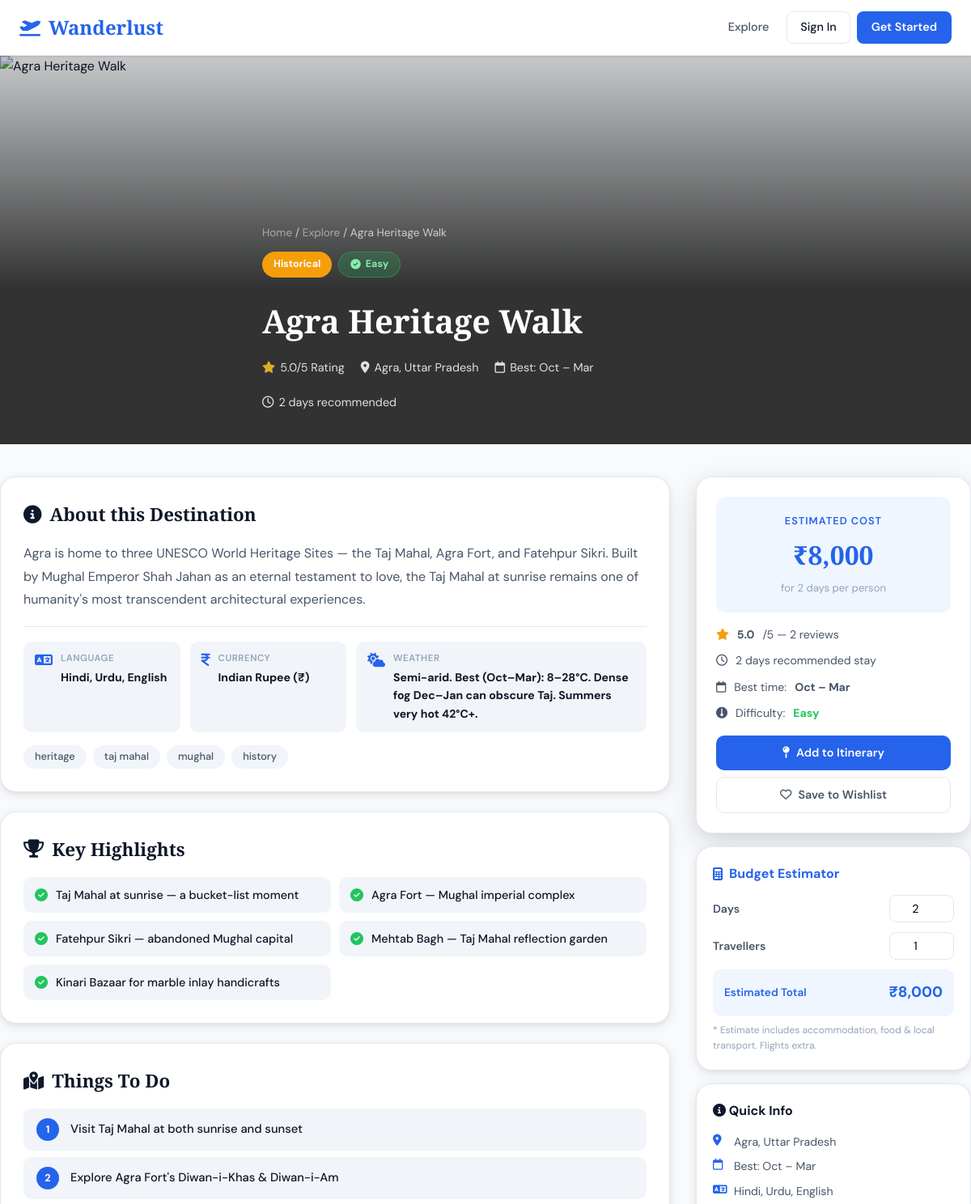
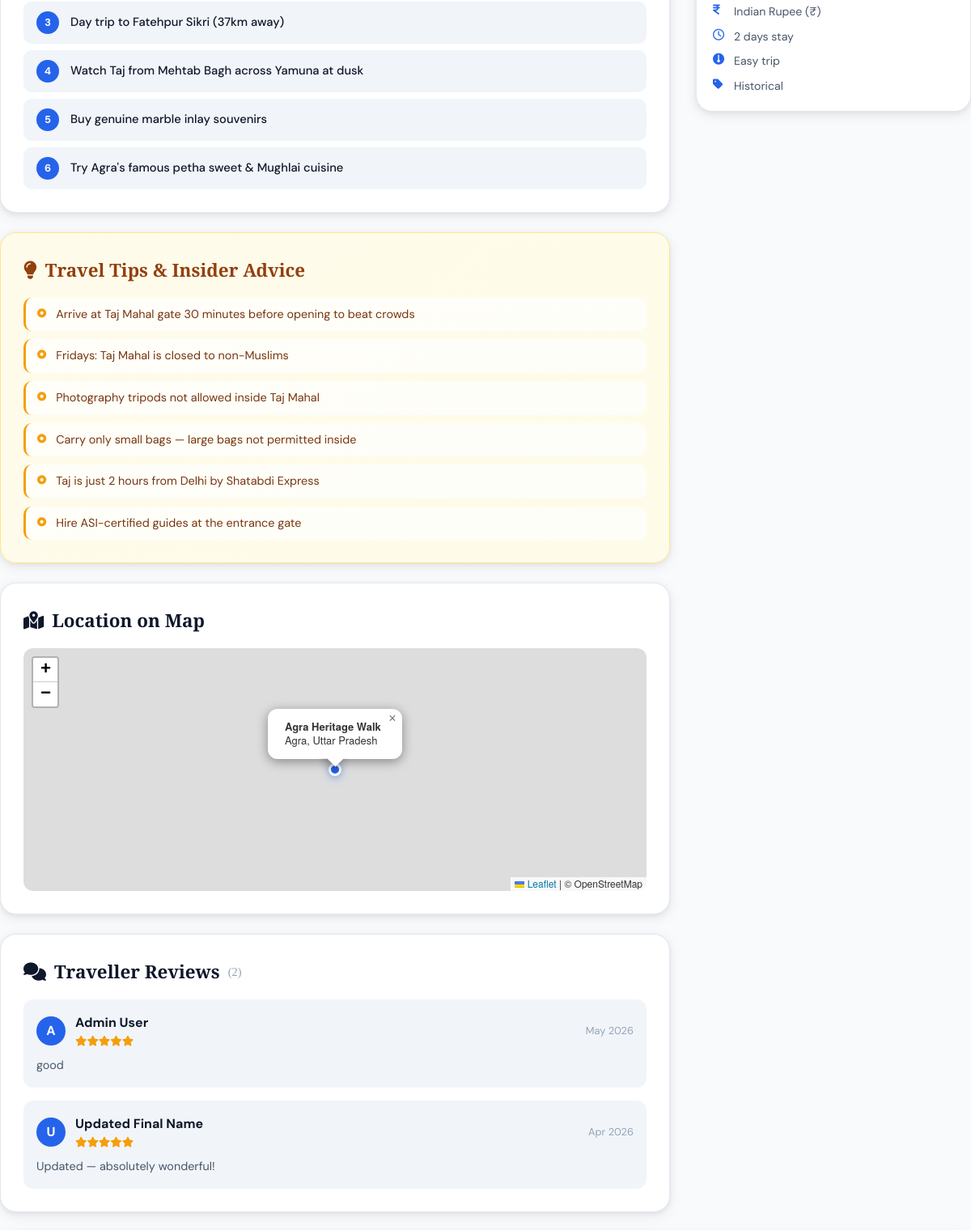
The page /destination/7 (upper part) on the database as committed earlier (2 pictures, top to bottom).
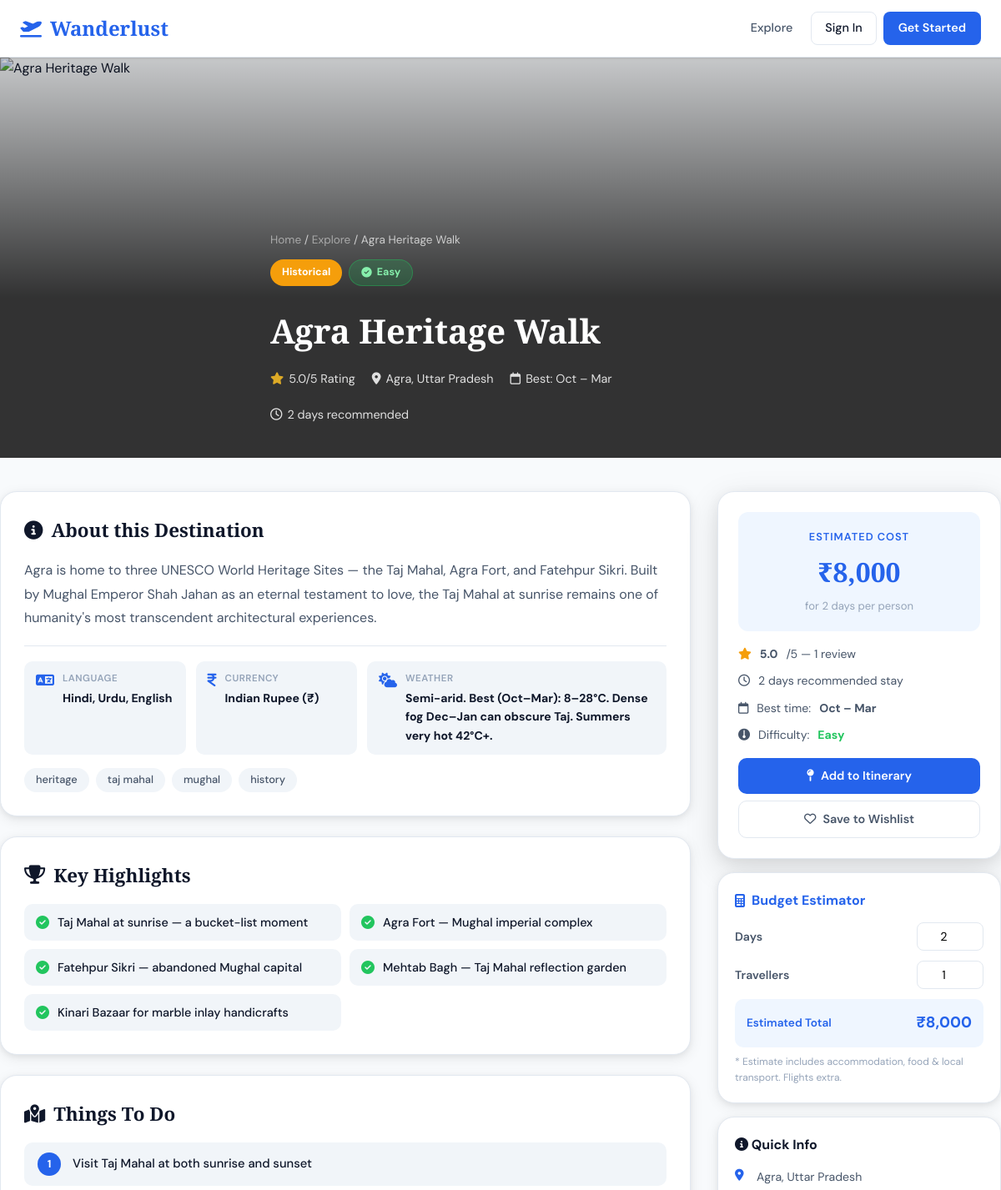
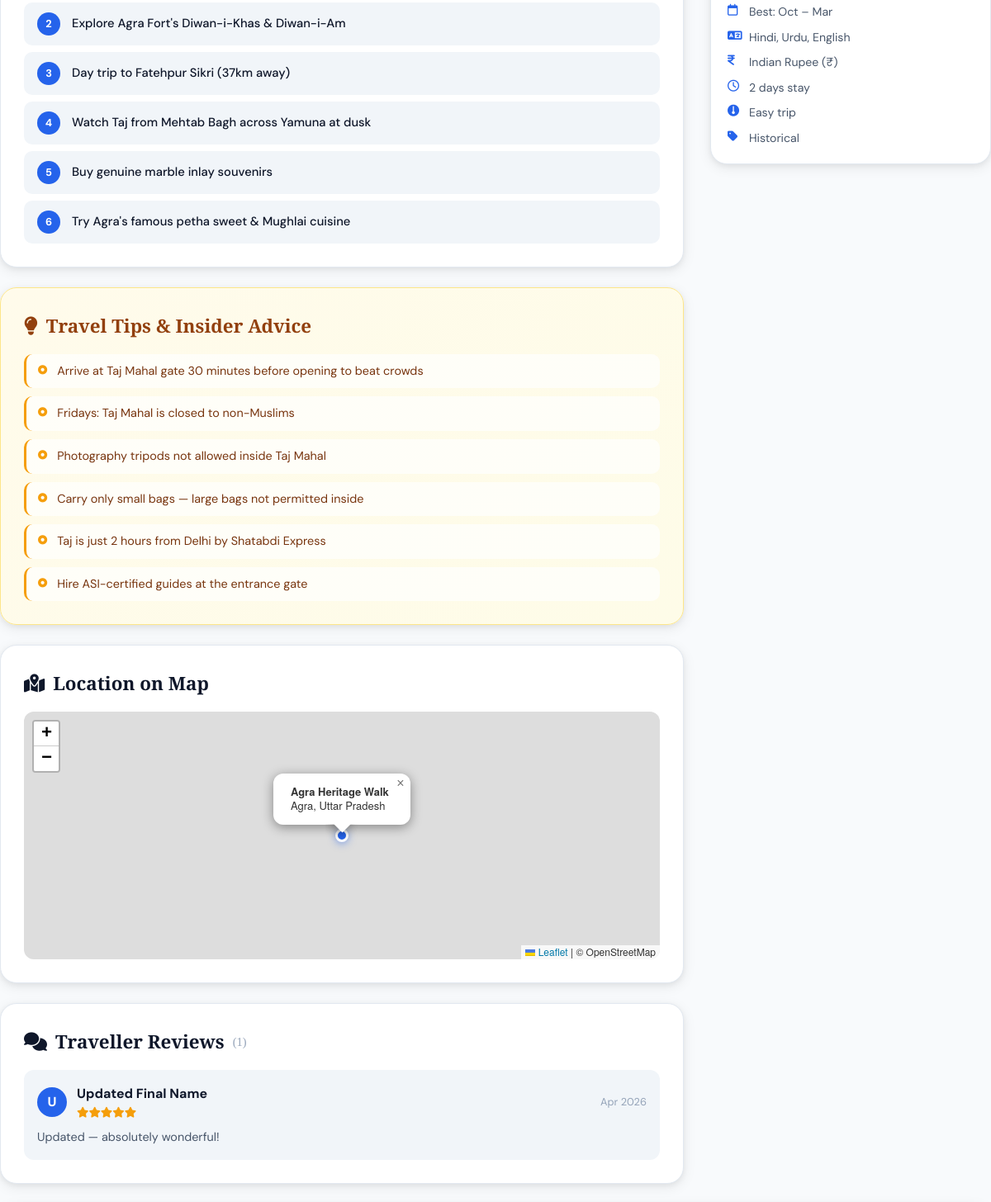
The same page on the database as committed later (2 pictures, top to bottom).
### app.py (models this page shows, shortened)
class Review(db.Model):
    __tablename__  = 'reviews'
    id             = db.Column(db.Integer, primary_key=True)
    user_id        = db.Column(db.Integer, db.ForeignKey('users.id'),        nullable=False)
    destination_id = db.Column(db.Integer, db.ForeignKey('destinations.id'), nullable=False)
    rating         = db.Column(db.Integer, nullable=False)
    comment        = db.Column(db.Text)
    created_at     = db.Column(db.DateTime, default=datetime.utcnow)

class User(db.Model):
    __tablename__ = 'users'
    id            = db.Column(db.Integer, primary_key=True)
    name          = db.Column(db.String(100), nullable=False)
    email         = db.Column(db.String(150), unique=True, nullable=False)
    password_hash = db.Column(db.String(256), nullable=False)
    is_admin      = db.Column(db.Boolean, default=False)
    created_at    = db.Column(db.DateTime, default=datetime.utcnow)
    trips         = db.relationship('Trip',     backref='user', lazy=True)
    wishlist      = db.relationship('Wishlist', backref='user', lazy=True)
    reviews       = db.relationship('Review',   backref='user', lazy=True)

### app.py (the view)
@app.route('/destination/<int:dest_id>')
def destination_detail(dest_id):
    dest         = Destination.query.get_or_404(dest_id)
    reviews      = Review.query.filter_by(destination_id=dest_id).order_by(Review.created_at.desc()).all()
    is_wishlisted = False
    if current_user.is_authenticated:
        is_wishlisted = Wishlist.query.filter_by(
            user_id=current_user.id, destination_id=dest_id).first() is not None
    similar = Destination.query.filter_by(category=dest.category).filter(
        Destination.id != dest_id).limit(3).all()
    return render_template('destination.html', dest=dest, reviews=reviews,
                           is_wishlisted=is_wishlisted, similar=similar,
                           highlights=parse_pipe(dest.highlights),
                           things_to_do=parse_pipe(dest.things_to_do),
                           travel_tips=parse_pipe(dest.travel_tips))

### app.py (called while the page is built)
def parse_pipe(text):
    if not text:
        return []
    return [x.strip() for x in text.split('|') if x.strip()]

@app.context_processor
def inject_cart_count():
    count = 0
    if current_user.is_authenticated:
        sid = session.get('cart_session')
        if sid:
            count = ItineraryItem.query.filter_by(
                user_id=current_user.id, trip_id=None, session_id=sid).count()
    return dict(cart_count=count)

### templates/destination.html (shortened to what the changed rows need)
{% extends "layout.html" %}
{% block content %}
<div class="dest-detail-hero">
  <div class="dest-detail-hero-content container">
    <h1>{{ dest.name }}</h1>
  </div>
</div>
<div class="container dest-detail-body">
  <div class="dest-detail-grid">
    <div class="dest-detail-main">
      <div class="detail-card">
        <h2><i class="fa-solid fa-circle-info"></i> About this Destination</h2>
        {% if dest.tags %}
        <div class="tags-wrap" style="margin-top:16px">
          {% for tag in dest.tags.split(',') %}
          <a href="{{ url_for('destinations', q=tag.strip()) }}" class="tag">{{ tag.strip() }}</a>
          {% endfor %}
        </div>
        {% endif %}
      </div>
      {% if highlights %}
      <div class="detail-card">
        <h2><i class="fa-solid fa-trophy"></i> Key Highlights</h2>
        <div class="highlights-grid">
          {% for h in highlights %}
          <div class="highlight-item">
            <i class="fa-solid fa-check-circle"></i>
            <span>{{ h }}</span>
          </div>
          {% endfor %}
        </div>
      </div>
      {% endif %}
      {% if things_to_do %}
      <div class="detail-card">
        <h2><i class="fa-solid fa-map-location-dot"></i> Things To Do</h2>
        <div class="activities-list">
          {% for activity in things_to_do %}
          <div class="activity-item">
            <div class="activity-num">{{ loop.index }}</div>
            <span>{{ activity }}</span>
          </div>
          {% endfor %}
        </div>
      </div>
      {% endif %}
      {% if travel_tips %}
      <div class="detail-card tips-card">
        <h2><i class="fa-solid fa-lightbulb"></i> Travel Tips & Insider Advice</h2>
        <div class="tips-list">
          {% for tip in travel_tips %}
          <div class="tip-item">
            <i class="fa-solid fa-circle-dot"></i>
            <span>{{ tip }}</span>
          </div>
          {% endfor %}
        </div>
      </div>
      {% endif %}
      {% if dest.latitude and dest.longitude %}
      <div class="detail-card">
        <h2><i class="fa-solid fa-map-location-dot"></i> Location on Map</h2>
      </div>
      {% endif %}
      <div class="detail-card" id="reviews">
        <h2><i class="fa-solid fa-comments"></i> Traveller Reviews
          <span style="font-size:.9rem;font-weight:400;color:var(--text-3)">({{ reviews|length }})</span>
        </h2>
        {% if reviews %}
        <div class="reviews-list">
          {% for r in reviews %}
          <div class="review-item">
            <div class="review-header">
              <div class="reviewer-avatar">{{ r.user.name[0].upper() }}</div>
              <div>
                <strong>{{ r.user.name }}</strong>
                <div class="review-stars">
                  {% for i in range(r.rating) %}<i class="fa-solid fa-star"></i>{% endfor %}
                </div>
              </div>
              <span class="review-date">{{ r.created_at.strftime('%b %Y') }}</span>
            </div>
            {% if r.comment %}<p class="review-comment">{{ r.comment }}</p>{% endif %}
          </div>
          {% endfor %}
        </div>
        {% else %}
        <div class="no-reviews">
          <i class="fa-regular fa-comment"></i>
          <p>No reviews yet. {% if current_user.is_authenticated %}Be the first to share your experience!{% else %}<a href="{{ url_for('login') }}">Login</a> to write a review.{% endif %}</p>
        </div>
        {% endif %}
      </div>
    </div>
    <div class="dest-detail-sidebar">
      <div class="booking-card">
        <div class="booking-stats">
          <div><i class="fa-solid fa-star" style="color:#f59e0b"></i> <strong>{{ dest.rating }}</strong>/5 — {{ reviews|length }} review{{ 's' if reviews|length != 1 }}</div>
          <div><i class="fa-regular fa-clock"></i> {{ dest.duration_days }} days recommended stay</div>
          {% if dest.best_time %}<div><i class="fa-regular fa-calendar"></i> Best time: <strong>{{ dest.best_time }}</strong></div>{% endif %}
          {% if dest.difficulty %}
          <div>
            <i class="fa-solid fa-gauge-simple"></i>
            Difficulty: <strong class="diff-text-{{ dest.difficulty.lower() }}">{{ dest.difficulty }}</strong>
          </div>
          {% endif %}
        </div>
      </div>
    </div>
  </div>
</div>
{% endblock %}

Rows that differ between the two databases and show on the page:
removed Review: user "A", user.name "Admin User", rating 5 (drawn), created_at "May 2026", comment "good"
Other text that changed with them:
{{ reviews|length }}: "2" → "1"
{{ 's' if reviews|length != 1 }}: "s" → (not shown)
